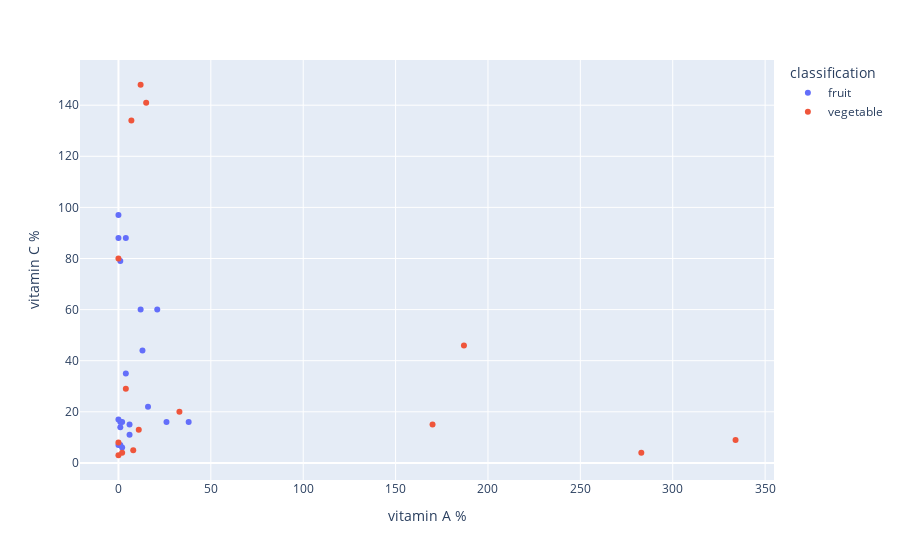

Notebook code cell kept with this figure:
### Code cell
import plotly.express as px
px.scatter(df, x= "vitamin A %", y="vitamin C %", color = "classification")

### Figure 1 — Plotly figure (JSON) as saved in the notebook; plotly's stock layout.template omitted (floating-point values rounded to 4 significant figures)
{"data": [{"hovertemplate": "classification=fruit<br>vitamin A %=%{x}<br>vitamin C %=%{y}<extra></extra>", "legendgroup": "fruit", "marker": {"color": "#636efa", "symbol": "circle"}, "mode": "markers", "name": "fruit", "orientation": "v", "showlegend": true, "type": "scatter", "x": [1.0, 38.0, 2.0, 1.0, 4.0, 1.0, 26.0, 12.0, 2.0, 0.0, 21.0, 4.0, 1.0, 6.0, 0.0, 6.0, 0.0, 0.0, 13.0, 16.0], "xaxis": "x", "y": [7.0, 16.0, 16.0, 14.0, 35.0, 16.0, 16.0, 60.0, 6.0, 88.0, 60.0, 88.0, 79.0, 11.0, 7.0, 15.0, 17.0, 97.0, 44.0, 22.0], "yaxis": "y"}, {"hovertemplate": "classification=vegetable<br>vitamin A %=%{x}<br>vitamin C %=%{y}<extra></extra>", "legendgroup": "vegetable", "marker": {"color": "#EF553B", "symbol": "circle"}, "mode": "markers", "name": "vegetable", "orientation": "v", "showlegend": true, "type": "scatter", "x": [0.0, 12.0, 15.0, 334.0, 0.0, 8.0, 2.0, 0.0, 33.0, 7.0, 170.0, 187.0, 283.0, 11.0, 4.0], "xaxis": "x", "y": [8.0, 148.0, 141.0, 9.0, 80.0, 5.0, 4.0, 3.0, 20.0, 134.0, 15.0, 46.0, 4.0, 13.0, 29.0], "yaxis": "y"}], "layout": {"legend": {"title": {"text": "classification"}, "tracegroupgap": 0}, "margin": {"t": 60}, "xaxis": {"anchor": "y", "domain": [0, 1], "title": {"text": "vitamin A %"}}, "yaxis": {"anchor": "x", "domain": [0, 1], "title": {"text": "vitamin C %"}}}}
